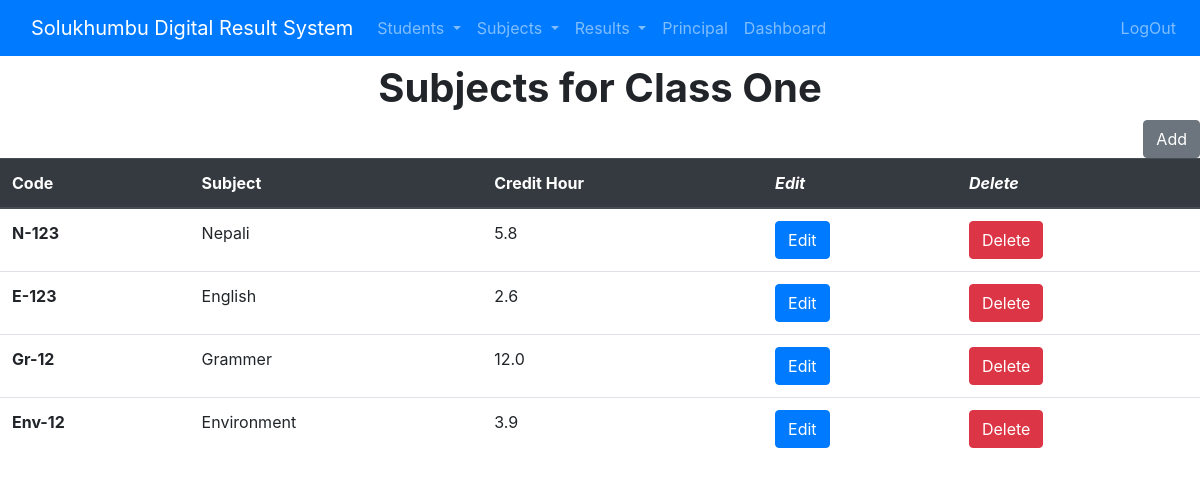
The page /home/subject/1 (signed in) on the database its author committed.
### student/models.py (models this page shows, shortened)
class Subject(models.Model):
    name = models.CharField(max_length=255)
    cls = models.CharField(max_length=10, choices = CLS_CHOICES, default=10)
    subject_code = models.CharField(max_length=10)
    credit_hour = models.FloatField(max_length=10)

### student/views.py (the view)
# urls.py: path('home/subject/<int:id>', views.subject,name='subject'),
@login_required
def subject(request, id):
    subjects = Subject.objects.filter(cls=id)
    context = {
        'subjects': subjects,
        }
    return render(request, 'subject/subject_1.html',context)

### student/templates/subject/subject_1.html (shortened to what this page needs)
{% extends 'student/base.html' %}
{% block content %}
<body>
<h1 class="mt-2 text-center font-weight-bold">Subjects for Class One</h1>
<div>
    <a class="btn btn-secondary" href="{% url 'add_subject' %}" role="button" style="float:right">Add</a>
</div>
<table class="table" style="margin-top: 2%;">
  <thead class="thead-dark">
    <tr>
      <th scope="col">Code</th>
      <th scope="col">Subject</th>
      <th scope="col">Credit Hour</th>
      <th scope="col"><i class="bi bi-pencil-square">Edit</i></th>
      <th scope="col"><i class="bi bi-x-lg">Delete</i></th>
    </tr>
  </thead>
  <tbody>
    {% for subject in subjects %}
            <tr>
             <th scope="row">{{subject.subject_code}}</th>
             <td>{{ subject.name | capfirst }}</td>
             <td>{{ subject.credit_hour | capfirst}}</td>
             <td><a href="{% url 'subject_update' subject.id %}" class="btn btn-primary">Edit</a></td>
              <td><a href="{% url 'subject_delete' subject.id %}" class="btn btn-danger">Delete</a></td>
            </tr>
        {% endfor %}
  </tbody>
</table>
</body>
{% endblock %}

### rows shown on the page
Subject: subject_code "N-123", name "Nepali", credit_hour "5.8"
Subject: subject_code "E-123", name "English", credit_hour "2.6"
Subject: subject_code "Gr-12", name "Grammer", credit_hour "12.0"
Subject: subject_code "Env-12", name "Environment", credit_hour "3.9"
